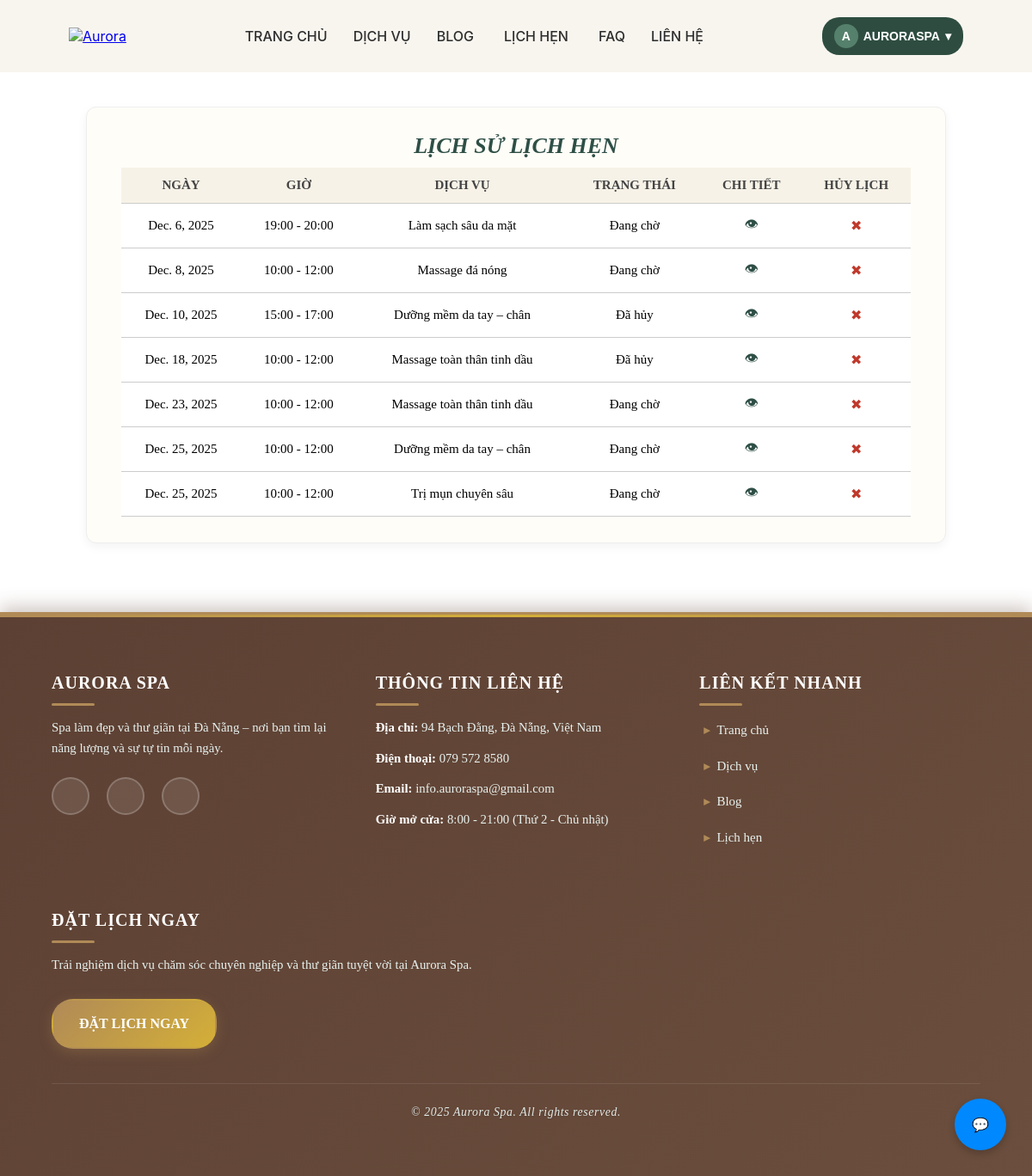
/lich-su-lich-hen/ (signed in), run on the app's committed database.
### aurora/models.py (models this page shows, shortened)
class LichHen(models.Model):
    TRANG_THAI_CHOICES = [
        ('Đang chờ', 'Đang chờ'),
        ('Đang thực hiện', 'Đang thực hiện'),
        ('Hoàn thành', 'Hoàn thành'),
        ('Đã hủy', 'Đã hủy'),
    ]
    MaLichHen = models.CharField(
        max_length=5,
        primary_key=True,
        validators=[MinLengthValidator(5)],
        help_text="Mã định danh duy nhất cho từng lịch hẹn (LH001, LH002,...)"
    )
    HoTen = models.CharField("Họ và tên", max_length=100,null=True, blank=True)
    Email = models.EmailField("Email",null=True, blank=True)
    DienThoai = models.CharField("SĐT di động", max_length=15,null=True, blank=True)
    DanhMucDichVu = models.ForeignKey('DanhMucDichVu', on_delete=models.PROTECT, null=True, blank=True)
    DichVu = models.ForeignKey('DichVu', on_delete=models.PROTECT, related_name='lichhen_dichvu', null=True,
    blank=True)
    NgayHen = models.DateField("Ngày đặt")
    KhungGio = models.ForeignKey('KhungGio', on_delete=models.PROTECT, related_name='lichhen_khunggio', null=True, blank=True)
    NhanVienThucHien = models.ForeignKey(
        'NhanVien',
        on_delete=models.SET_NULL,
        null=True,
        blank=True,
        related_name='lichhen_thuchien',
        verbose_name="Nhân viên thực hiện"
    )
    MaGiamGia = models.CharField("Mã giảm giá", max_length=20, blank=True, null=True)
    TrangThai = models.CharField("Trạng thái", max_length=25, choices=TRANG_THAI_CHOICES, default='Đang chờ')
    LyDo = models.CharField("Lý Do", max_length=255, blank=True, null=True)
    user = models.ForeignKey(
        User,
        on_delete=models.CASCADE,  # nếu xóa user thì xóa luôn lịch hẹn của họ
        related_name='KhachHang_LichHen',
        null=True,
        blank=True
    )
    class Meta:
        db_table = 'LichHen'
        verbose_name = 'Lịch Hẹn'
        verbose_name_plural = 'Lịch Hẹn'

class KhungGio(models.Model):
    MaKhungGio = models.CharField(
        max_length=5,
        primary_key=True,
        validators=[MinLengthValidator(5)],
        help_text="Mã định danh duy nhất cho khung giờ (VD: KG001, KG002, ...)"
    )
    GioBatDau = models.TimeField(
        null=False,
        help_text="Giờ bắt đầu khung giờ (HH:MM:SS)"
    )
    GioKetThuc = models.TimeField(
        null=False,
        help_text="Giờ kết thúc khung giờ (HH:MM:SS)"
    )
    class Meta:
        db_table = 'KhungGio'
        ordering = ['GioBatDau']
    def __str__(self):
        return f"{self.GioBatDau.strftime('%H:%M')} - {self.GioKetThuc.strftime('%H:%M')}"

class DichVu(models.Model):
    MaDichVu = models.CharField(
        max_length=5,
        primary_key=True,
        validators=[MinLengthValidator(5)],
        help_text="Mã định danh duy nhất cho từng dịch vụ (VD: DV001, DV002, ...)"
    )
    MaDanhMuc = models.ForeignKey(
        DanhMucDichVu,
        on_delete=models.CASCADE,
        db_column='MaDanhMuc',
        help_text="Khóa ngoại liên kết đến bảng DanhMucDichVu (MaDanhMuc)"
    )
    TenDichVu = models.CharField(
        max_length=200,
        null=False,
        help_text="Tên dịch vụ Spa (VD: 'Massage đá nóng', 'Trị mụn chuyên sâu')"
    )
    GiaTien = models.DecimalField(
        max_digits=12,
        decimal_places=0,
        help_text="Giá tiền dịch vụ (VNĐ)",
        default=0
    )
    MoTa = RichTextField()
    TrangThaiHienThi = models.BooleanField(
        default=True,
        help_text="Trạng thái hiển thị dịch vụ (1 = đang kinh doanh, 0 = tạm ẩn)"
    )
    HinhAnh = models.ImageField(upload_to='dichvu/', blank=True, null=True)
    class Meta:
        db_table = 'DichVu'
        verbose_name = 'Dịch Vụ'
        verbose_name_plural = 'Dịch Vụ'

### aurora/views.py (the view)
# urls.py: path('lich-su-lich-hen/', lichsulichhen_view, name='lich-su-lich-hen'),
@login_required
def lichsulichhen_view(request):
    appointments = LichHen.objects.filter(user=request.user).select_related('DichVu').order_by('NgayHen', 'KhungGio__MaKhungGio')
    return render(request, 'pages/lichsulichhen.html', {'appointments': appointments})

### aurora/templates/pages/lichsulichhen.html (shortened to what this page needs)
{% extends "base.html" %}
{% block content %}
<!DOCTYPE html>
<html lang="vi">
<head>
</head>
<body>
<div class="container">
    <section class="tab-content">
        <h2>LỊCH SỬ LỊCH HẸN</h2>
        <table>
            <thead>
                <tr>
                    <th>NGÀY</th>
                    <th>GIỜ</th>
                    <th>DỊCH VỤ</th>
                    <th>TRẠNG THÁI</th>
                    <th>CHI TIẾT</th>
                    <th>HỦY LỊCH</th>
                </tr>
            </thead>
            <tbody>
                {% for appt in appointments %}
                <tr>
                    <td>{{appt.NgayHen}}</td>
                    <td>{{appt.KhungGio}}</td>
                    <td>{{appt.DichVu.TenDichVu}}</td>
                    <td>{{appt.TrangThai}}</td>
                    <td><i class="icon" onclick="openModal('detail', '{{ appt.MaLichHen }}')">👁</i></td>
                    <td><i class="cancel-icon" onclick="openModal('cancel', '{{ appt.MaLichHen }}' )">✖</i></td>
                </tr>
                {% empty %}
                <tr><td colspan="6">Bạn chưa có lịch hẹn nào</td></tr>
                {% endfor %}
            </tbody>
        </table>
    </section>
</div>
</body>
</html>
{% endblock %}

### aurora/templates/base.html (shortened to what this page needs)
<!DOCTYPE html>
<html lang="vi">
<head>
</head>
<body>
<a href="https://zalo.me/0768066342" class="zalo-button">💬</a>
<header>
  <div class="logo">
    <a href="{% url 'home' %}"><img src="https://i.ibb.co/67CYk7vv/image-removebg-preview-12.png" alt="Aurora"></a>
  </div>
  <nav>
    <a href="{% url 'home' %}" class="{% if request.resolver_match.url_name == 'home' %}active{% endif %} ">TRANG CHỦ</a>
    <a href="{% url 'dichvu' %}" class="{% if request.resolver_match.url_name == 'dichvu' %}active{% endif %}">DỊCH VỤ</a>
    <a href="{% url 'blog' %}" class="{% if request.resolver_match.url_name == 'blog' %}active{% endif %}">BLOG</a>
    <div class="lichhen-menu">
      <span class="lichhen-btn
        {% if request.resolver_match.url_name == 'lichhen' or request.resolver_match.url_name == 'lichsu' %}active{% endif %}">
        LỊCH HẸN
      </span>
    </div>
    <a href="{% url 'faq' %}" class="{% if request.resolver_match.url_name == 'faq' %}active{% endif %}">FAQ</a>
    <a href="{% url 'lienhe' %}" class="{% if request.resolver_match.url_name == 'lienhe' %}active{% endif %}">LIÊN HỆ</a>
  </nav>
  <div class="btns">
    {% if user.is_authenticated %}
        <div class="user-menu">
            <button class="user-btn">
                <div class="avatar-circle">
                    {{ user.username|first|upper }}
                </div>
                {{ user.username|upper }}
                <span class="arrow-down">▾</span>
            </button>
        </div>
    {% else %}
        <button class="btn btn-login" onclick="location.href='{% url 'login' %}'">ĐĂNG NHẬP</button>
        <button class="btn btn-register" onclick="location.href='{% url 'register' %}'">ĐĂNG KÝ</button>
    {% endif %}
  </div>
</header>
{% block content %}{% endblock %}
<footer style="background: linear-gradient(135deg, #5C4033 0%, #6B4E3D 100%); color: #f5f5f5; padding: 60px 60px; font-size: 15px; line-height: 1.9; margin-top: auto; box-shadow: 0 -6px 20px rgba(92, 64, 51, 0.3); position: relative; border-top: 3px solid #b08a57;">
    <div style="content: ''; position: absolute; top: 0; left: 0; right: 0; height: 3px; background: linear-gradient(90deg, #b08a57, #d4af37, #b08a57); animation: shimmer 3s infinite;"></div>
    <div style="max-width: 1200px; margin: 0 auto; display: flex; justify-content: space-between; flex-wrap: wrap; gap: 50px;">
        <div style="flex: 1; min-width: 260px;">
            <h3 style="font-size: 20px; margin-bottom: 22px; color: #ffffff; font-weight: 600; letter-spacing: 1px; text-transform: uppercase; font-family: 'Playfair Display', serif; position: relative;">
                Aurora Spa
                <span style="content: ''; position: absolute; width: 50px; height: 3px; background: #b08a57; bottom: -8px; left: 0; border-radius: 2px; display: block;"></span>
            </h3>
            <p style="margin-bottom: 12px; font-weight: 300; color: #e8f2f0; font-size: 14.8px; line-height: 1.6;">
                Spa làm đẹp và thư giãn tại Đà Nẵng – nơi bạn tìm lại năng lượng và sự tự tin mỗi ngày.
            </p>
            <div style="display: flex; gap: 20px; margin-top: 22px;">
                    <a href="https://facebook.com/auroraspadn" target="_blank" title="Facebook"
                       style="width: 44px; height: 44px; border-radius: 50%;
                              background: rgba(255, 255, 255, 0.1) url('https://upload.wikimedia.org/wikipedia/commons/thumb/0/05/Facebook_Logo_%282019%29.png/250px-Facebook_Logo_%282019%29.png') center no-repeat;
                              background-size: 24px; border: 2px solid rgba(255, 255, 255, 0.2);
                              transition: all 0.4s ease; display: flex; align-items: center; justify-content: center;">
                    </a>
                    <a href="https://instagram.com/auroraspadn" target="_blank" title="Instagram"
                       style="width: 44px; height: 44px; border-radius: 50%;
                              background: rgba(255, 255, 255, 0.1) url('https://upload.wikimedia.org/wikipedia/commons/a/a5/Instagram_icon.png') center no-repeat;
                              background-size: 24px; border: 2px solid rgba(255, 255, 255, 0.2);
                              transition: all 0.4s ease; display: flex; align-items: center; justify-content: center;">
                    </a>
                    <a href="https://tiktok.com/@auroraspadn" target="_blank" title="TikTok"
                       style="width: 44px; height: 44px; border-radius: 50%;
                              background: rgba(255, 255, 255, 0.1) url('https://upload.wikimedia.org/wikipedia/commons/thumb/a/a6/Tiktok_icon.svg/2048px-Tiktok_icon.svg.png') center no-repeat;
                              background-size: 24px; border: 2px solid rgba(255, 255, 255, 0.2);
                              transition: all 0.4s ease; display: flex; align-items: center; justify-content: center;">
                    </a>
            </div>
        </div>
        <div style="flex: 1; min-width: 260px;">
            <h3 style="font-size: 20px; margin-bottom: 22px; color: #ffffff; font-weight: 600; letter-spacing: 1px; text-transform: uppercase; font-family: 'Playfair Display', serif; position: relative;">
                Thông tin liên hệ
                <span style="content: ''; position: absolute; width: 50px; height: 3px; background: #b08a57; bottom: -8px; left: 0; border-radius: 2px; display: block;"></span>
            </h3>
            <p style="margin-bottom: 12px; font-weight: 300; color: #e8f2f0; font-size: 14.8px; line-height: 1.6;">
                <strong style="color: #ffffff;">Địa chỉ:</strong> 94 Bạch Đằng, Đà Nẵng, Việt Nam
            </p>
            <p style="margin-bottom: 12px; font-weight: 300; color: #e8f2f0; font-size: 14.8px; line-height: 1.6;">
                <strong style="color: #ffffff;">Điện thoại:</strong> 079 572 8580
            </p>
            <p style="margin-bottom: 12px; font-weight: 300; color: #e8f2f0; font-size: 14.8px; line-height: 1.6;">
                <strong style="color: #ffffff;">Email:</strong> info.auroraspa@gmail.com
            </p>
            <p style="margin-bottom: 12px; font-weight: 300; color: #e8f2f0; font-size: 14.8px; line-height: 1.6;">
                <strong style="color: #ffffff;">Giờ mở cửa:</strong> 8:00 - 21:00 (Thứ 2 - Chủ nhật)
            </p>
        </div>
        <div style="flex: 1; min-width: 260px;">
            <h3 style="font-size: 20px; margin-bottom: 22px; color: #ffffff; font-weight: 600; letter-spacing: 1px; text-transform: uppercase; font-family: 'Playfair Display', serif; position: relative;">
                Liên kết nhanh
                <span style="content: ''; position: absolute; width: 50px; height: 3px; background: #b08a57; bottom: -8px; left: 0; border-radius: 2px; display: block;"></span>
            </h3>
            <ul style="list-style: none; padding: 0; margin: 0;">
                <li style="margin-bottom: 13px;">
                    <a href="{% url 'home' %}" style="color: #e8f2f0; text-decoration: none; transition: all 0.35s ease; padding-left: 5px; display: inline-block;">
                        <span style="color: #b08a57; margin-right: 8px; font-size: 14px; font-weight: bold;">▸</span>Trang chủ
                    </a>
                </li>
                <li style="margin-bottom: 13px;">
                    <a href="{% url 'dichvu' %}" style="color: #e8f2f0; text-decoration: none; transition: all 0.35s ease; padding-left: 5px; display: inline-block;">
                        <span style="color: #b08a57; margin-right: 8px; font-size: 14px; font-weight: bold;">▸</span>Dịch vụ
                    </a>
                </li>
                <li style="margin-bottom: 13px;">
                    <a href="{% url 'blog' %}" style="color: #e8f2f0; text-decoration: none; transition: all 0.35s ease; padding-left: 5px; display: inline-block;">
                        <span style="color: #b08a57; margin-right: 8px; font-size: 14px; font-weight: bold;">▸</span>Blog
                    </a>
                </li>
                <li style="margin-bottom: 13px;">
                    <a href="{% url 'dat-lich-hen' %}" style="color: #e8f2f0; text-decoration: none; transition: all 0.35s ease; padding-left: 5px; display: inline-block;">
                        <span style="color: #b08a57; margin-right: 8px; font-size: 14px; font-weight: bold;">▸</span>Lịch hẹn
                    </a>
                </li>
            </ul>
        </div>
        <div style="flex: 1; min-width: 260px;">
            <h3 style="font-size: 20px; margin-bottom: 22px; color: #ffffff; font-weight: 600; letter-spacing: 1px; text-transform: uppercase; font-family: 'Playfair Display', serif; position: relative;">
                Đặt lịch ngay
                <span style="content: ''; position: absolute; width: 50px; height: 3px; background: #b08a57; bottom: -8px; left: 0; border-radius: 2px; display: block;"></span>
            </h3>
            <p style="margin-bottom: 12px; font-weight: 300; color: #e8f2f0; font-size: 14.8px; line-height: 1.6;">
                Trải nghiệm dịch vụ chăm sóc chuyên nghiệp và thư giãn tuyệt vời tại Aurora Spa.
            </p>
            <a href="{% url 'dat-lich-hen' %}" style="display: inline-block; background: linear-gradient(135deg, #b08a57 0%, #d4af37 100%); color: white; padding: 12px 30px; border-radius: 25px; text-decoration: none; font-weight: 600; font-size: 16px; transition: all 0.4s ease; box-shadow: 0 4px 15px rgba(176, 138, 87, 0.3); border: 2px solid transparent; margin-top: 15px;">
                ĐẶT LỊCH NGAY
            </a>
        </div>
    </div>
    <p style="text-align: center; margin-top: 40px; font-size: 13.8px; color: #e8f2f0; opacity: 0.95; letter-spacing: 0.6px; font-style: italic; text-shadow: 0 1px 3px rgba(0,0,0,0.2); padding-top: 20px; border-top: 1px solid rgba(255, 255, 255, 0.1);">
        © 2025 Aurora Spa. All rights reserved.
</footer>
</body>
</html>
</body>
</html>

### data on the page
LichHen: NgayHen "Dec. 6, 2025", KhungGio "19:00 - 20:00", DichVu.TenDichVu "Làm sạch sâu da mặt", TrangThai "Đang chờ"
LichHen: NgayHen "Dec. 8, 2025", KhungGio "10:00 - 12:00", DichVu.TenDichVu "Massage đá nóng", TrangThai "Đang chờ"
LichHen: NgayHen "Dec. 10, 2025", KhungGio "15:00 - 17:00", DichVu.TenDichVu "Dưỡng mềm da tay – chân", TrangThai "Đã hủy"
LichHen: NgayHen "Dec. 18, 2025", KhungGio "10:00 - 12:00", DichVu.TenDichVu "Massage toàn thân tinh dầu", TrangThai "Đã hủy"
LichHen: NgayHen "Dec. 23, 2025", KhungGio "10:00 - 12:00", DichVu.TenDichVu "Massage toàn thân tinh dầu", TrangThai "Đang chờ"
LichHen: NgayHen "Dec. 25, 2025", KhungGio "10:00 - 12:00", DichVu.TenDichVu "Dưỡng mềm da tay – chân", TrangThai "Đang chờ"
LichHen: NgayHen "Dec. 25, 2025", KhungGio "10:00 - 12:00", DichVu.TenDichVu "Trị mụn chuyên sâu", TrangThai "Đang chờ"

### other printed values
{{ user.username|first|upper }} "A"
{{ user.username|upper }} "AURORASPA"
